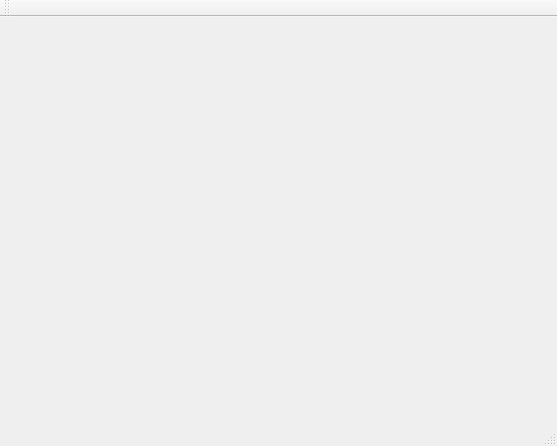
<?xml version="1.0" encoding="UTF-8"?>
<ui version="4.0">
 <class>cClass</class>
 <widget class="QMainWindow" name="cClass">
  <property name="geometry">
   <rect>
    <x>0</x>
    <y>0</y>
    <width>557</width>
    <height>446</height>
   </rect>
  </property>
  <property name="windowTitle">
   <string>c</string>
  </property>
  <widget class="QWidget" name="centralWidget">
   <layout class="QHBoxLayout" name="horizontalLayout"/>
  </widget>
  <widget class="QMenuBar" name="menuBar">
   <property name="geometry">
    <rect>
     <x>0</x>
     <y>0</y>
     <width>557</width>
     <height>26</height>
    </rect>
   </property>
  </widget>
  <widget class="QToolBar" name="mainToolBar">
   <attribute name="toolBarArea">
    <enum>TopToolBarArea</enum>
   </attribute>
   <attribute name="toolBarBreak">
    <bool>false</bool>
   </attribute>
  </widget>
  <widget class="QStatusBar" name="statusBar"/>
 </widget>
 <layoutdefault spacing="6" margin="11"/>
 <resources>
  <include location="c.qrc"/>
 </resources>
 <connections/>
</ui>
